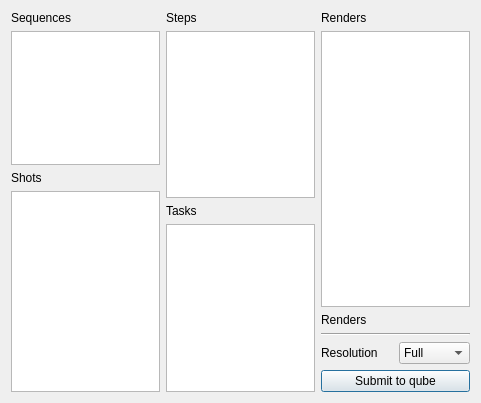
<?xml version="1.0" encoding="UTF-8"?>
<ui version="4.0">
 <class>BatchRerenderUi</class>
 <widget class="QDialog" name="BatchRerenderUi">
  <property name="geometry">
   <rect>
    <x>0</x>
    <y>0</y>
    <width>481</width>
    <height>403</height>
   </rect>
  </property>
  <property name="windowTitle">
   <string>Batch Rerender</string>
  </property>
  <layout class="QGridLayout" name="gridLayout">
   <item row="0" column="0">
    <layout class="QHBoxLayout" name="horizontalLayout">
     <item>
      <layout class="QVBoxLayout" name="verticalLayout" stretch="0,2,0,3">
       <item>
        <widget class="QLabel" name="label">
         <property name="text">
          <string>Sequences</string>
         </property>
        </widget>
       </item>
       <item>
        <widget class="HListWidget" name="sequences">
         <property name="selectionMode">
          <enum>QAbstractItemView::ExtendedSelection</enum>
         </property>
        </widget>
       </item>
       <item>
        <widget class="QLabel" name="label_2">
         <property name="text">
          <string>Shots</string>
         </property>
        </widget>
       </item>
       <item>
        <widget class="HListWidget" name="shots">
         <property name="selectionMode">
          <enum>QAbstractItemView::ExtendedSelection</enum>
         </property>
        </widget>
       </item>
      </layout>
     </item>
     <item>
      <layout class="QVBoxLayout" name="verticalLayout_2">
       <item>
        <widget class="QLabel" name="label_3">
         <property name="text">
          <string>Steps</string>
         </property>
        </widget>
       </item>
       <item>
        <widget class="HListWidget" name="steps">
         <property name="selectionMode">
          <enum>QAbstractItemView::ExtendedSelection</enum>
         </property>
        </widget>
       </item>
       <item>
        <widget class="QLabel" name="label_5">
         <property name="text">
          <string>Tasks</string>
         </property>
        </widget>
       </item>
       <item>
        <widget class="HListWidget" name="tasks">
         <property name="selectionMode">
          <enum>QAbstractItemView::ExtendedSelection</enum>
         </property>
        </widget>
       </item>
      </layout>
     </item>
     <item>
      <layout class="QVBoxLayout" name="verticalLayout_3">
       <item>
        <widget class="QLabel" name="label_4">
         <property name="text">
          <string>Renders</string>
         </property>
        </widget>
       </item>
       <item>
        <widget class="HListWidget" name="renders">
         <property name="selectionMode">
          <enum>QAbstractItemView::ExtendedSelection</enum>
         </property>
        </widget>
       </item>
       <item>
        <widget class="QLabel" name="info">
         <property name="text">
          <string>Renders</string>
         </property>
        </widget>
       </item>
       <item>
        <widget class="Line" name="line">
         <property name="orientation">
          <enum>Qt::Horizontal</enum>
         </property>
        </widget>
       </item>
       <item>
        <layout class="QHBoxLayout" name="horizontalLayout_2">
         <item>
          <widget class="QLabel" name="info_2">
           <property name="text">
            <string>Resolution</string>
           </property>
          </widget>
         </item>
         <item>
          <widget class="QComboBox" name="resolution">
           <item>
            <property name="text">
             <string>Full</string>
            </property>
           </item>
           <item>
            <property name="text">
             <string>1/2</string>
            </property>
           </item>
           <item>
            <property name="text">
             <string>1/4</string>
            </property>
           </item>
           <item>
            <property name="text">
             <string>1/8</string>
            </property>
           </item>
           <item>
            <property name="text">
             <string>1/16</string>
            </property>
           </item>
          </widget>
         </item>
        </layout>
       </item>
       <item>
        <widget class="QPushButton" name="submit">
         <property name="text">
          <string>Submit to qube</string>
         </property>
        </widget>
       </item>
      </layout>
     </item>
    </layout>
   </item>
  </layout>
 </widget>
 <customwidgets>
  <customwidget>
   <class>HListWidget</class>
   <extends>QListWidget</extends>
   <header>hlistwidget.h</header>
  </customwidget>
 </customwidgets>
 <resources/>
 <connections/>
</ui>
